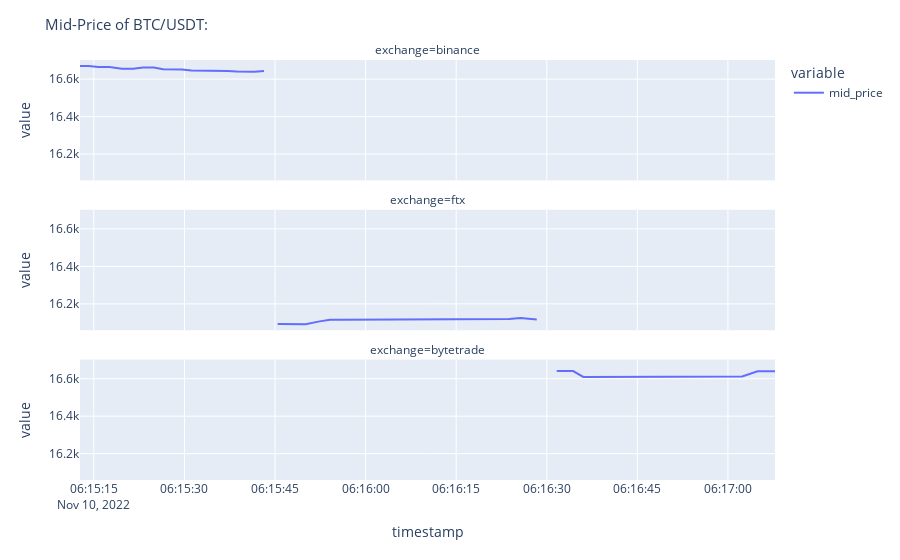

Notebook code for this chart:
### Code cell
vs.Plot_line(MS_B, criptos[0], "Mid-Price of")

### Figure 1 — Plotly figure (JSON) as saved in the notebook; plotly's stock layout.template omitted (floating-point values rounded to 4 significant figures)
{"data": [{"hovertemplate": "variable=mid_price<br>exchange=binance<br>timestamp=%{x}<br>value=%{y}<extra></extra>", "legendgroup": "mid_price", "line": {"color": "#636efa", "dash": "solid"}, "marker": {"symbol": "circle"}, "mode": "lines", "name": "mid_price", "orientation": "v", "showlegend": true, "type": "scatter", "x": ["2022-11-10T06:15:12.709000", "2022-11-10T06:15:14.111000", "2022-11-10T06:15:15.791000", "2022-11-10T06:15:17.605000", "2022-11-10T06:15:19.634000", "2022-11-10T06:15:21.524000", "2022-11-10T06:15:23.146000", "2022-11-10T06:15:24.935000", "2022-11-10T06:15:26.463000", "2022-11-10T06:15:28.054000", "2022-11-10T06:15:29.598000", "2022-11-10T06:15:31.158000", "2022-11-10T06:15:32.633000", "2022-11-10T06:15:34.193000", "2022-11-10T06:15:35.673000", "2022-11-10T06:15:37.142000", "2022-11-10T06:15:38.665000", "2022-11-10T06:15:40.084000", "2022-11-10T06:15:41.591000", "2022-11-10T06:15:43.181000"], "xaxis": "x3", "y": [16670.0, 16670.0, 16660.0, 16660.0, 16660.0, 16660.0, 16660.0, 16660.0, 16650.0, 16650.0, 16650.0, 16650.0, 16650.0, 16640.0, 16640.0, 16640.0, 16640.0, 16640.0, 16640.0, 16640.0], "yaxis": "y3"}, {"hovertemplate": "variable=mid_price<br>exchange=ftx<br>timestamp=%{x}<br>value=%{y}<extra></extra>", "legendgroup": "mid_price", "line": {"color": "#636efa", "dash": "solid"}, "marker": {"symbol": "circle"}, "mode": "lines", "name": "mid_price", "orientation": "v", "showlegend": false, "type": "scatter", "x": ["2022-11-10T06:15:45.438000", "2022-11-10T06:15:47.596000", "2022-11-10T06:15:50.071000", "2022-11-10T06:15:52.381000", "2022-11-10T06:15:54.113000", "2022-11-10T06:15:55.823000", "2022-11-10T06:15:57.506000", "2022-11-10T06:15:59.820000", "2022-11-10T06:16:02.303000", "2022-11-10T06:16:04.615000", "2022-11-10T06:16:07.419000", "2022-11-10T06:16:09.220000", "2022-11-10T06:16:12.312000", "2022-11-10T06:16:15.304000", "2022-11-10T06:16:16.680000", "2022-11-10T06:16:19.548000", "2022-11-10T06:16:21.657000", "2022-11-10T06:16:23.750000", "2022-11-10T06:16:25.640000", "2022-11-10T06:16:28.343000"], "xaxis": "x2", "y": [16092, 16092, 16090.0, 16110.0, 16115, 16115, 16115, 16115, 16117, 16120.0, 16117, 16117, 16117, 16117, 16118, 16120.0, 16120.0, 16120.0, 16124, 16117], "yaxis": "y2"}, {"hovertemplate": "variable=mid_price<br>exchange=bytetrade<br>timestamp=%{x}<br>value=%{y}<extra></extra>", "legendgroup": "mid_price", "line": {"color": "#636efa", "dash": "solid"}, "marker": {"symbol": "circle"}, "mode": "lines", "name": "mid_price", "orientation": "v", "showlegend": false, "type": "scatter", "x": ["2022-11-10T06:16:31.654000", "2022-11-10T06:16:34.366000", "2022-11-10T06:16:36.055000", "2022-11-10T06:16:37.793000", "2022-11-10T06:16:39.643000", "2022-11-10T06:16:41.565000", "2022-11-10T06:16:43", "2022-11-10T06:16:44.878000", "2022-11-10T06:16:46.436000", "2022-11-10T06:16:49.607000", "2022-11-10T06:16:51.247000", "2022-11-10T06:16:52.740000", "2022-11-10T06:16:54.380000", "2022-11-10T06:16:56.011000", "2022-11-10T06:16:57.696000", "2022-11-10T06:16:59.336000", "2022-11-10T06:17:00.704000", "2022-11-10T06:17:02.360000", "2022-11-10T06:17:04.912000", "2022-11-10T06:17:07.793000"], "xaxis": "x", "y": [16640.0, 16640.0, 16610.0, 16610.0, 16610.0, 16610.0, 16610.0, 16610.0, 16610.0, 16610.0, 16610.0, 16610.0, 16610.0, 16610.0, 16610.0, 16610.0, 16610.0, 16610.0, 16640.0, 16640.0], "yaxis": "y"}], "layout": {"annotations": [{"font": {}, "showarrow": false, "text": "exchange=bytetrade", "x": 0.5, "xanchor": "center", "xref": "paper", "y": 0.2867, "yanchor": "bottom", "yref": "paper"}, {"font": {}, "showarrow": false, "text": "exchange=ftx", "x": 0.5, "xanchor": "center", "xref": "paper", "y": 0.6433, "yanchor": "bottom", "yref": "paper"}, {"font": {}, "showarrow": false, "text": "exchange=binance", "x": 0.5, "xanchor": "center", "xref": "paper", "y": 1.0, "yanchor": "bottom", "yref": "paper"}], "legend": {"title": {"text": "variable"}, "tracegroupgap": 0}, "margin": {"t": 60}, "title": {"font": {"size": 15}, "text": "Mid-Price of BTC/USDT:"}, "xaxis": {"anchor": "y", "domain": [0, 1], "title": {"text": "timestamp"}}, "xaxis2": {"anchor": "y2", "domain": [0, 1], "matches": "x", "showticklabels": false}, "xaxis3": {"anchor": "y3", "domain": [0, 1], "matches": "x", "showticklabels": false}, "yaxis": {"anchor": "x", "domain": [0, 0.2867], "title": {"text": "value"}}, "yaxis2": {"anchor": "x2", "domain": [0.3567, 0.6433], "matches": "y", "title": {"text": "value"}}, "yaxis3": {"anchor": "x3", "domain": [0.7133, 1.0], "matches": "y", "title": {"text": "value"}}}}
